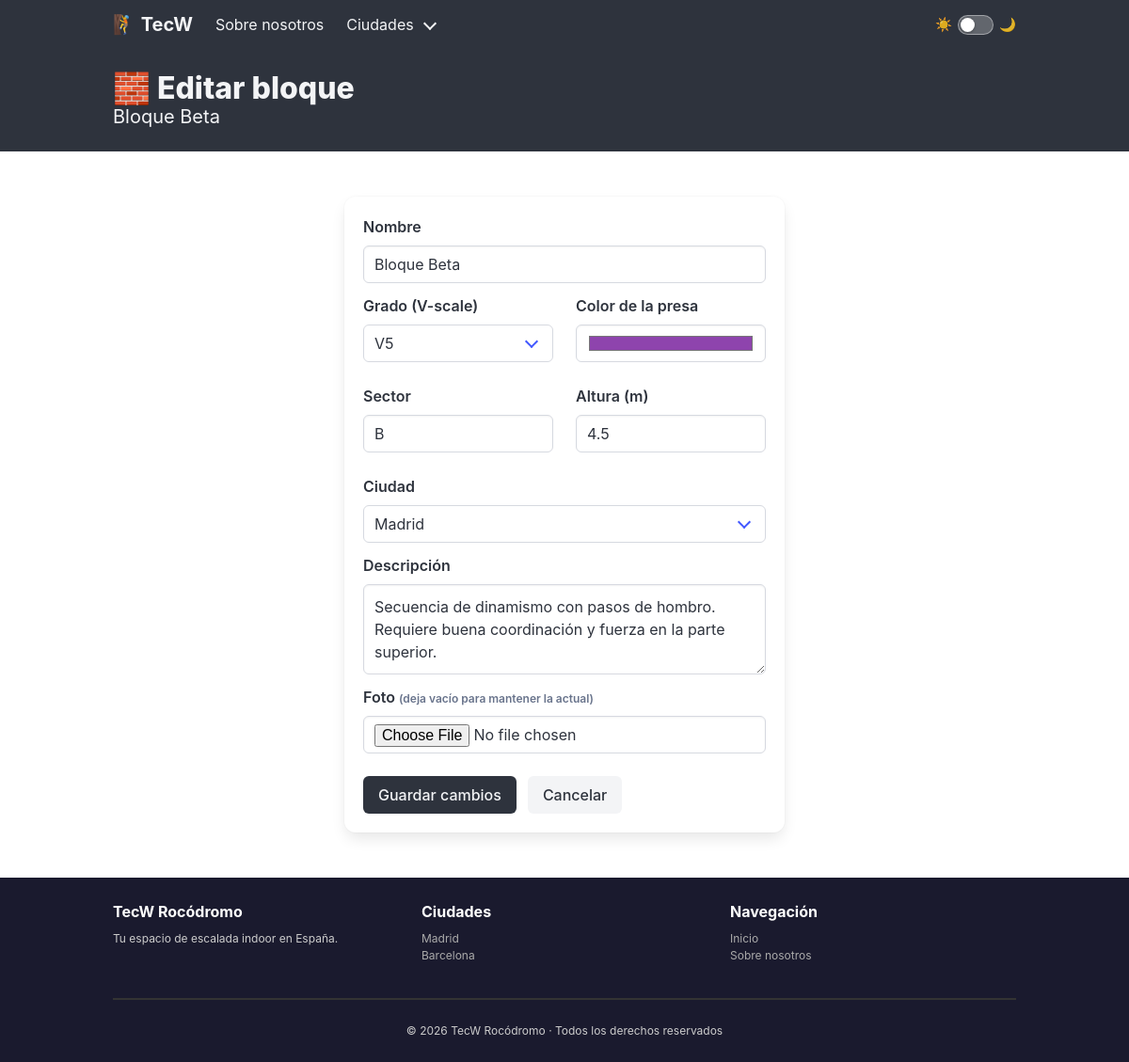
Before: /blocks/2/edit with the older database file.
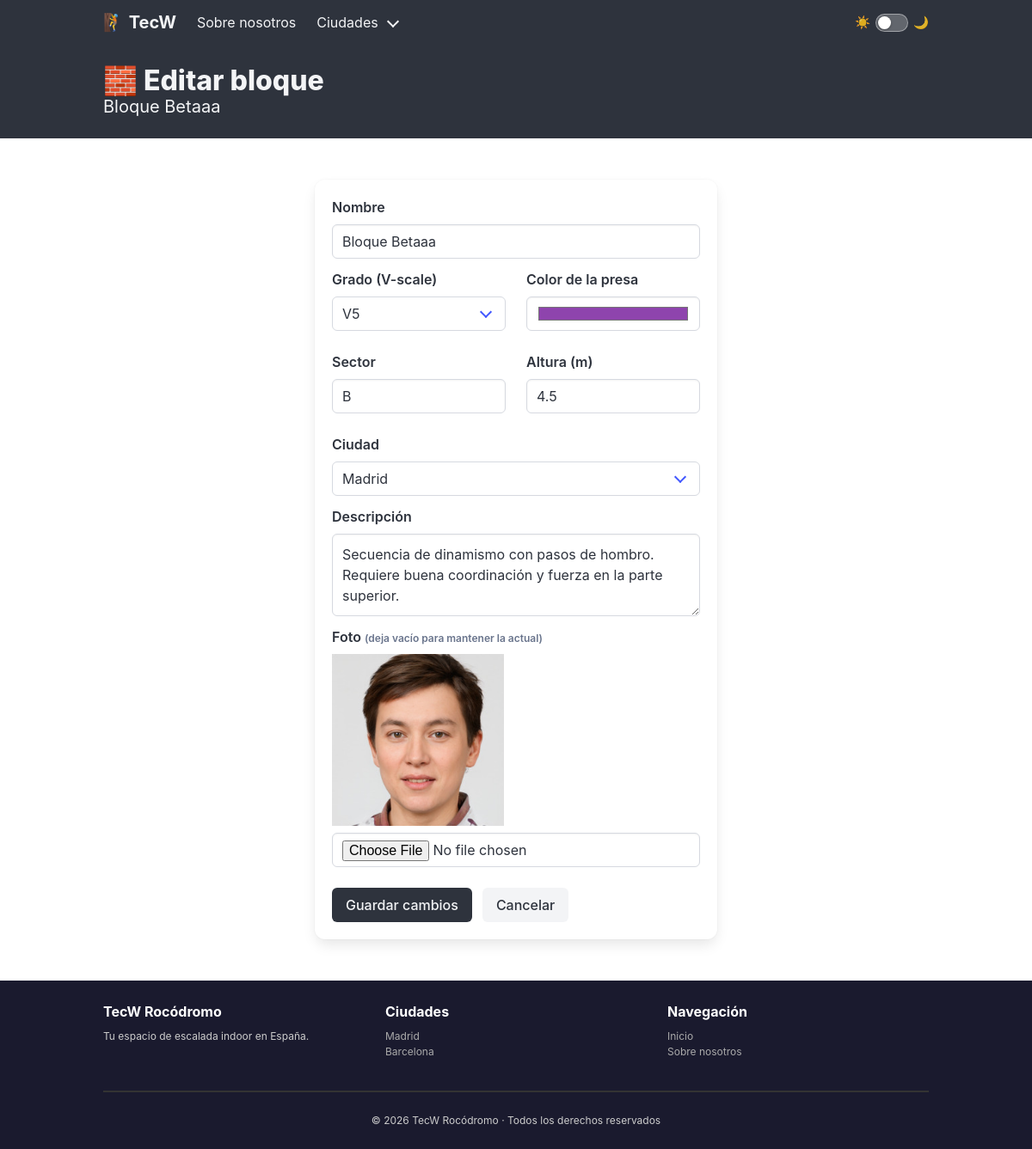
After: the same page with the newer database file.
### tecw_02_flask/app/models/blocks.py (models this page shows, shortened)
class Block(db.Model):
    __tablename__ = "blocks"
    id          = db.Column(db.Integer, primary_key=True)
    name        = db.Column(db.String(100), nullable=False)
    grade       = db.Column(db.String(10), nullable=False)   # V-scale: V0, V3, etc.
    color       = db.Column(db.String(7), nullable=False)    # hex: #e74c3c
    sector      = db.Column(db.String(5), nullable=False)
    height      = db.Column(db.Float, nullable=False)        # metros
    city        = db.Column(db.String(50), nullable=False)   # madrid / barcelona
    active      = db.Column(db.Boolean, default=True)
    picture     = db.Column(db.String(200), nullable=True)
    description = db.Column(db.Text, nullable=True)

### tecw_02_flask/app/blueprints/blocks.py (the view)
@block_bp.route('/<int:block_id>/edit', methods=['GET'])
@load_block
def edit_block(block):
    return render_template('blocks/block_edit.html', block=block)

### tecw_02_flask/app/app.py (called while the page is built)
@app.before_request
def before_request():
    log = f"Request: {request.method} {request.path}"
    logging.debug(log)

### tecw_02_flask/app/blueprints/blocks.py (called while the page is built)
@block_bp.after_request
def add_total_blocks_header(response):
    response.headers['X-Total-Blocks'] = Block.query.count()
    return response

def load_block(f):
    @wraps(f)
    def decorated_function(*args, **kwargs):
        block_id = kwargs.pop('block_id', None)
        if block_id is not None:
            block = Block.query.get(block_id)
            if block is None:
                abort(404)
            kwargs['block'] = block
        return f(*args, **kwargs)
    return decorated_function

### tecw_02_flask/app/templates/blocks/block_edit.html (shortened to what the changed rows need)
{% extends 'common/layouts/main_layout.html' %}
{% block content %}
<section class="hero is-dark is-small">
    <div class="hero-body">
        <div class="container">
            <p class="title">🧱 Editar bloque</p>
            <p class="subtitle">{{ block.name }}</p>
        </div>
    </div>
</section>
<section class="section">
    <div class="container">
        <div class="columns is-centered">
            <div class="column is-6">
                <div class="box">
                    <form action="/blocks/{{ block.id }}/edit" method="POST" enctype="multipart/form-data">
                        <div class="field">
                            <div class="control">
                                <input class="input" type="text" name="name" value="{{ block.name }}" required>
                            </div>
                        </div>
                        <div class="columns">
                            <div class="column">
                                <div class="field">
                                    <div class="control">
                                        <div class="select is-fullwidth">
                                            <select name="grade" required>
                                                {% for g in ['V0','V1','V2','V3','V4','V5','V6','V7','V8','V9','V10'] %}
                                                <option {% if block.grade == g %}selected{% endif %}>{{ g }}</option>
                                                {% endfor %}
                                            </select>
                                        </div>
                                    </div>
                                </div>
                            </div>
                            <div class="column">
                                <div class="field">
                                    <div class="control">
                                        <input class="input" type="color" name="color" value="{{ block.color }}" required>
                                    </div>
                                </div>
                            </div>
                        </div>
                        <div class="columns">
                            <div class="column">
                                <div class="field">
                                    <div class="control">
                                        <input class="input" type="text" name="sector" value="{{ block.sector }}" maxlength="5" required>
                                    </div>
                                </div>
                            </div>
                            <div class="column">
                                <div class="field">
                                    <div class="control">
                                        <input class="input" type="number" name="height" value="{{ block.height }}" step="0.1" min="1" max="10" required>
                                    </div>
                                </div>
                            </div>
                        </div>
                        <div class="field">
                            <div class="control">
                                <div class="select is-fullwidth">
                                    <select name="city" required>
                                        <option value="madrid" {% if block.city == 'madrid' %}selected{% endif %}>Madrid</option>
                                    </select>
                                </div>
                            </div>
                        </div>
                        <div class="field">
                            <div class="control">
                                <textarea class="textarea" name="description" rows="3" required>{{ block.description }}</textarea>
                            </div>
                        </div>
                        <div class="field">
                            {% if block.picture %}
                            <figure class="image mb-2" style="max-width: 200px;">
                                <img src="/images/{{ block.picture }}" alt="{{ block.name }}">
                            </figure>
                            {% endif %}
                        </div>
                    </form>
                </div>
            </div>
        </div>
    </div>
</section>
{% endblock %}

Changed rows visible on the page:
changed Block "#8e44ad": name "Bloque Beta" → "Bloque Betaaa"; picture: picture added
